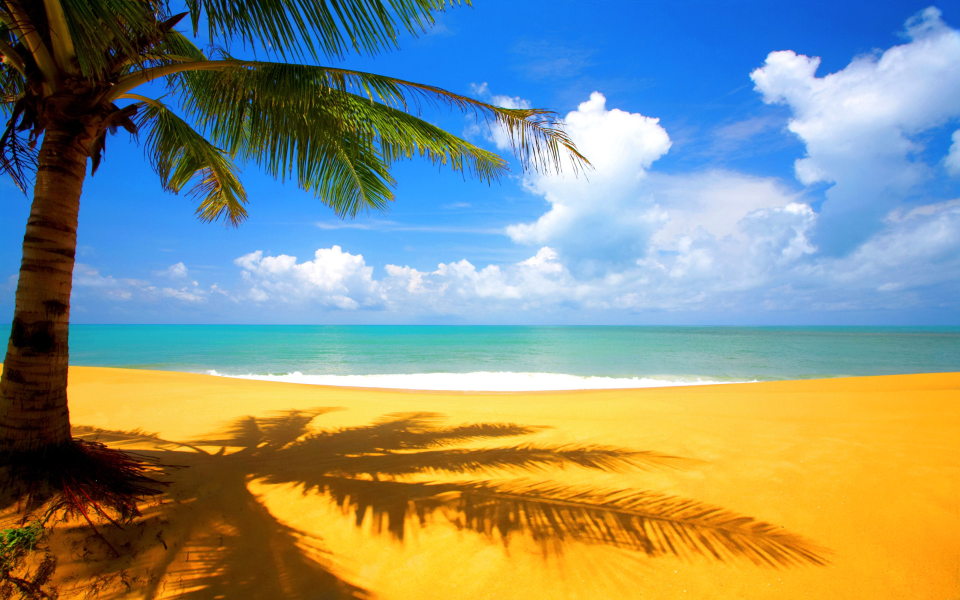
#> input picture albumy/albumy/to_test/Bing_0001.jpeg, 1920 x 1200 px (shown at 1/2 size)
$ python test.py   (older library calls are emulated)
#> lines starting #> are read from the running program, lines starting #| are printed output that depends on the picture; long printed decimals are rounded
import os

import PIL
from PIL import Image
from itsdangerous import Serializer

def A():
    a = Serializer('mima')
    token_a = a.dumps('test')
    print(token_a)


    b = Serializer('mima')
    c = b.loads(token_a)
    print(c)


    roles_permissions_map = {
                'Locked': ['FOLLOW', 'COLLECT'],
                'User': ['FOLLOW', 'COLLECT','COMMENT','UPLOAD'],
                'Moderator':['FOLLOW','COLLECT','COMMENT','UPLOAD','MODERATE'],
                'Administrator':['FOLLOW','COLLECT','COMMENT','UPLOAD','MODERATE','ADMINISTER']
            }

    for key, value in roles_permissions_map.items():
        print(key,value)

def B():
    a = 'abc.img'
    ext = os.path.splitext(a)
    print(ext)

image = 'Bing_0001.jpeg'
def resize_image(image, filename, base_width):
#> called with image = 'Bing_0001.jpeg', filename = 'Bing_0001.jpeg', base_width = 400
    filename, ext = os.path.splitext(filename)
    img = Image.open(image)
#> img is the input picture: PIL image 1920x1200 RGB; mean R, G, B 136.3, 145.1, 129.6
    if img.size[0] <= base_width:
        return filename + ext
    print(img.size)
#| (1920, 1200)
    w_percent = (base_width / float(img.size[0]))
#> w_percent = 0.208
    print(w_percent)
#| 0.2083
    h_size = int((float(img.size[1]) * float(w_percent)))
#> h_size = 250
    print(h_size)
#| 250
    img = img.resize((base_width, h_size), PIL.Image.ANTIALIAS)
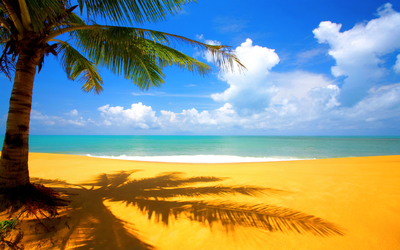
#> img: PIL image 400x250 RGB; mean R, G, B 136.3, 145.1, 129.6

    filename += '_test' + ext
    img.save(filename, optimize=True, quality=85)
    return filename

if __name__ == '__main__':
    resize_image(image,image,400)
